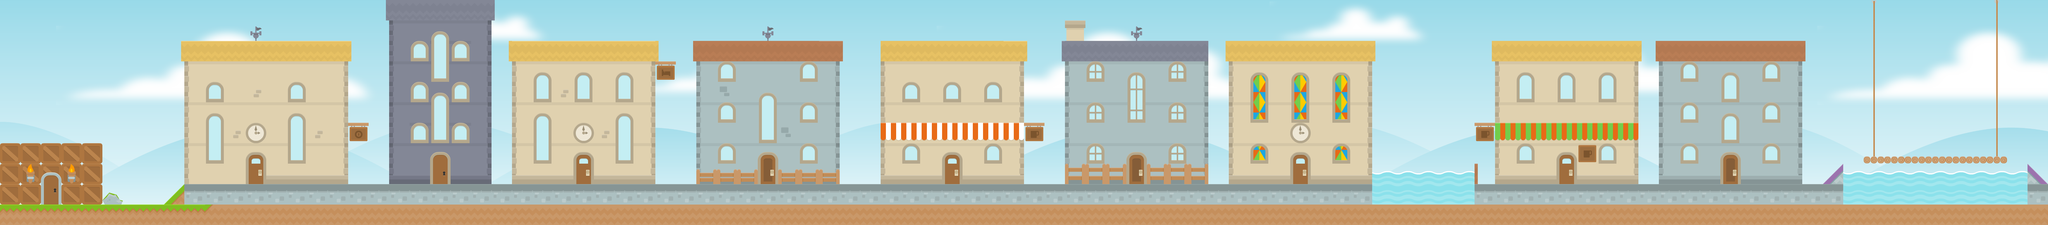

Below is a game level as drawn by its tile map, then a one-line description and the .tmx that defines it (tile-layer data replaced by summaries):
An orthogonal 100x11 tile map with 70x70 px tiles, 3 tile layers (Background, Building layer, Doors and windows layer), 4 tilesets and 91 objects (Bridge, Left hand side, Right hand side).

<map version="1.0" orientation="orthogonal" renderorder="right-down" width="100" height="11" tilewidth="70" tileheight="70" nextobjectid="123">
 <tileset firstgid="1" name="buildings" tilewidth="70" tileheight="70" tilecount="98" columns="14">
  <image source="../buildingsheet.png" width="980" height="490" />
 </tileset>
 <tileset firstgid="99" name="Platforms" tilewidth="70" tileheight="70" spacing="2" tilecount="156" columns="12">
  <image source="../tiles_spritesheet.png" width="914" height="936" />
 </tileset>
 <tileset firstgid="255" name="background" tilewidth="70" tileheight="70" tilecount="841" columns="29">
  <image source="../backgroundsheet.png" width="2048" height="2048" />
 </tileset>
 <tileset firstgid="1096" name="background2" tilewidth="70" tileheight="70" tilecount="430" columns="43">
  <image source="background.png" width="3072" height="768" />
 </tileset>
 <layer name="Background" width="100" height="11">
  <data>[1100 cells, 1000 non-empty, 430 distinct tile ids]</data>
 </layer>
 <layer name="Building layer" width="100" height="11">
  <data>[1100 cells, 677 non-empty, 57 distinct tile ids]</data>
 </layer>
 <layer name="Doors and windows layer" width="100" height="11">
  <data>[1100 cells, 178 non-empty, 39 distinct tile ids]</data>
 </layer>
 <objectgroup name="Floors">
  <object id="1" x="0" y="700" width="630" height="70" />
  <object id="3" x="630" y="632" width="4057" height="138" />
  <object id="4" x="4687" y="700" width="351" height="70" />
  <object id="5" x="5040" y="630" width="1260" height="138" />
  <object id="6" x="6306" y="702" width="622" height="66" />
  <object id="7" x="6930" y="628" width="68" height="140" />
  <object id="8" x="591" y="659" width="39" height="39" />
  <object id="9" x="612" y="640" width="19" height="17" />
  <object id="10" x="572.5" y="681.5" width="16" height="17" />
  <object id="23" x="6281.25" y="571.75" width="19" height="17" />
  <object id="24" x="6241.75" y="613.25" width="16" height="17" />
  <object id="25" x="6260.25" y="590.75" width="39" height="39" />
  <object id="26" x="6930.25" y="570.75" width="19" height="17" />
  <object id="27" x="6973.75" y="612.25" width="16" height="17" />
  <object id="28" x="6931.25" y="589.75" width="39" height="39" />
  <object id="29" name="Bridge" x="6372" y="537" width="486" height="20" />
  <object id="31" name="Left hand side" x="1" y="0" width="6" height="699" />
  <object id="34" name="Right hand side" x="6998" y="1" width="2" height="626" />
  <object id="47" x="1" y="490" width="347" height="9" />
  <object id="49" x="698" y="379" width="69" height="16" />
  <object id="51" x="988" y="376" width="53" height="20" />
  <object id="52" x="704" y="273" width="56" height="12" />
  <object id="53" x="621" y="131" width="576" height="13" />
  <object id="54" x="1185" y="417" width="73" height="14" />
  <object id="55" x="1397" y="476" width="55" height="8" />
  <object id="56" x="1539" y="422" width="68" height="3" />
  <object id="57" x="1406" y="329" width="52" height="20" />
  <object id="58" x="1549" y="334" width="52" height="12" />
  <object id="59" x="1407" y="190" width="50" height="11" />
  <object id="60" x="1551" y="187" width="43" height="9" />
  <object id="61" x="1478" y="258" width="44" height="11" />
  <object id="62" x="1323" y="49" width="373" height="12" />
  <object id="63" x="1745" y="130" width="499" height="20" />
  <object id="64" x="2241" y="198" width="72" height="69" />
  <object id="69" x="1961" y="417" width="67" height="13" />
  <object id="73" x="2109" y="332" width="49" height="10" />
  <object id="76" x="1826" y="336" width="55" height="8" />
  <object id="77" x="1025" y="1367" width="54" height="12" />
  <object id="78" x="2374" y="136" width="498" height="9" />
  <object id="80" x="2459" y="408" width="47" height="8" />
  <object id="81" x="2728" y="406" width="60" height="6" />
  <object id="82" x="2731" y="487" width="67" height="7" />
  <object id="83" x="2456" y="266" width="49" height="5" />
  <object id="84" x="2732" y="264" width="54" height="7" />
  <object id="85" x="2389" y="1366" width="59" height="19" />
  <object id="87" x="3090" y="334" width="47" height="11" />
  <object id="88" x="3230" y="335" width="47" height="7" />
  <object id="89" x="3366" y="337" width="54" height="3" />
  <object id="90" x="3715" y="409" width="52" height="9" />
  <object id="91" x="3859" y="404" width="49" height="14" />
  <object id="92" x="4002" y="408" width="44" height="10" />
  <object id="93" x="3009" y="140" width="498" height="22" />
  <object id="94" x="4411" y="399" width="60" height="28" />
  <object id="95" x="3643" y="70" width="64" height="71" />
  <object id="96" x="3626" y="141" width="498" height="11" />
  <object id="97" x="3717" y="264" width="50" height="15" />
  <object id="98" x="3994" y="265" width="57" height="12" />
  <object id="99" x="4273" y="407" width="62" height="11" />
  <object id="100" x="4555" y="410" width="53" height="8" />
  <object id="101" x="4283" y="244" width="45" height="13" />
  <object id="102" x="4428" y="250" width="35" height="14" />
  <object id="103" x="4568" y="253" width="37" height="11" />
  <object id="104" x="4190" y="139" width="510" height="14" />
  <object id="105" x="5039" y="417" width="71" height="69" />
  <object id="106" x="5042" y="557" width="7" height="76" />
  <object id="108" x="5100" y="140" width="508" height="7" />
  <object id="109" x="5662" y="139" width="506" height="5" />
  <object id="110" x="5742" y="265" width="56" height="9" />
  <object id="111" x="6026" y="268" width="50" height="3" />
  <object id="112" x="5886" y="334" width="55" height="4" />
  <object id="113" x="5751" y="405" width="48" height="4" />
  <object id="114" x="5892" y="479" width="45" height="6" />
  <object id="115" x="6034" y="402" width="40" height="9" />
  <object id="116" x="5648" y="1367" width="168" height="5" />
  <object id="117" x="5195" y="336" width="35" height="6" />
  <object id="118" x="5456" y="421" width="146" height="6" />
  <object id="119" x="3357" y="417" width="137" height="1" />
  <object id="120" x="3502" y="418" width="63" height="63" />
  <object id="121" x="3006" y="416" width="144" height="6" />
  <object id="122" x="3021" y="1200" />
 </objectgroup>
 <objectgroup name="Doors">
  <object id="35" x="141" y="590" width="67" height="110" />
  <object id="36" x="842" y="523" width="68" height="108" />
  <object id="37" x="1470" y="521" width="68" height="108" />
  <object id="38" x="1962" y="523" width="65" height="109" />
  <object id="39" x="2589" y="523" width="69" height="107" />
  <object id="40" x="3221" y="523" width="67" height="105" />
  <object id="41" x="3851" y="519" width="66" height="112" />
  <object id="42" x="4411" y="522" width="70" height="110" />
  <object id="43" x="5321" y="521" width="67" height="108" />
  <object id="44" x="5880" y="523" width="69" height="107" />
  <object id="45" x="4703" y="1153" />
 </objectgroup>
</map>
